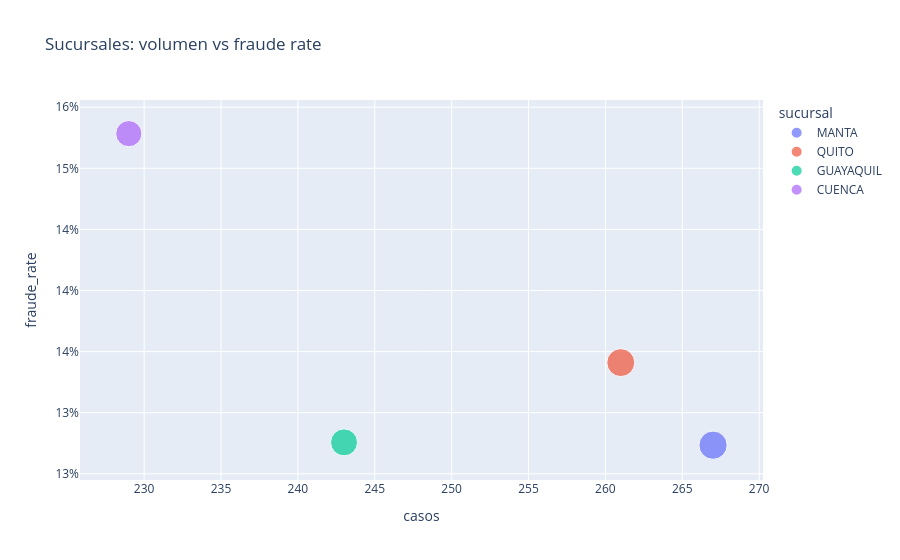

This figure's notebook cell:
### Code cell
# Sucursal/Ciudad: volumen vs fraude_rate
if 'sucursal' in df_master.columns:
    city = (
        df_master
        .groupby('sucursal')
        .agg(casos=('codigo_siniestro','count'), fraude_rate=('etiqueta_fraude_simulada','mean'))
        .sort_values('casos', ascending=False)
    )
    display(city)

    fig = px.scatter(
        city.reset_index(),
        x='casos', y='fraude_rate',
        size='casos', color='sucursal',
        title='Sucursales: volumen vs fraude rate'
    )
    fig.update_yaxes(tickformat='.0%')
    fig.show()

### Figure 1 — Plotly figure (JSON) as saved in the notebook; plotly's stock layout.template omitted (floating-point values rounded to 4 significant figures)
{"data": [{"hovertemplate": "sucursal=MANTA<br>casos=%{marker.size}<br>fraude_rate=%{y}<extra></extra>", "legendgroup": "MANTA", "marker": {"color": "#636efa", "size": [267], "sizemode": "area", "sizeref": 0.6675, "symbol": "circle"}, "mode": "markers", "name": "MANTA", "orientation": "v", "showlegend": true, "type": "scatter", "x": [267], "xaxis": "x", "y": [0.1273], "yaxis": "y"}, {"hovertemplate": "sucursal=QUITO<br>casos=%{marker.size}<br>fraude_rate=%{y}<extra></extra>", "legendgroup": "QUITO", "marker": {"color": "#EF553B", "size": [261], "sizemode": "area", "sizeref": 0.6675, "symbol": "circle"}, "mode": "markers", "name": "QUITO", "orientation": "v", "showlegend": true, "type": "scatter", "x": [261], "xaxis": "x", "y": [0.1341], "yaxis": "y"}, {"hovertemplate": "sucursal=GUAYAQUIL<br>casos=%{marker.size}<br>fraude_rate=%{y}<extra></extra>", "legendgroup": "GUAYAQUIL", "marker": {"color": "#00cc96", "size": [243], "sizemode": "area", "sizeref": 0.6675, "symbol": "circle"}, "mode": "markers", "name": "GUAYAQUIL", "orientation": "v", "showlegend": true, "type": "scatter", "x": [243], "xaxis": "x", "y": [0.1276], "yaxis": "y"}, {"hovertemplate": "sucursal=CUENCA<br>casos=%{marker.size}<br>fraude_rate=%{y}<extra></extra>", "legendgroup": "CUENCA", "marker": {"color": "#ab63fa", "size": [229], "sizemode": "area", "sizeref": 0.6675, "symbol": "circle"}, "mode": "markers", "name": "CUENCA", "orientation": "v", "showlegend": true, "type": "scatter", "x": [229], "xaxis": "x", "y": [0.1528], "yaxis": "y"}], "layout": {"legend": {"itemsizing": "constant", "title": {"text": "sucursal"}, "tracegroupgap": 0}, "title": {"text": "Sucursales: volumen vs fraude rate"}, "xaxis": {"anchor": "y", "domain": [0, 1], "title": {"text": "casos"}}, "yaxis": {"anchor": "x", "domain": [0, 1], "tickformat": ".0%", "title": {"text": "fraude_rate"}}}}
